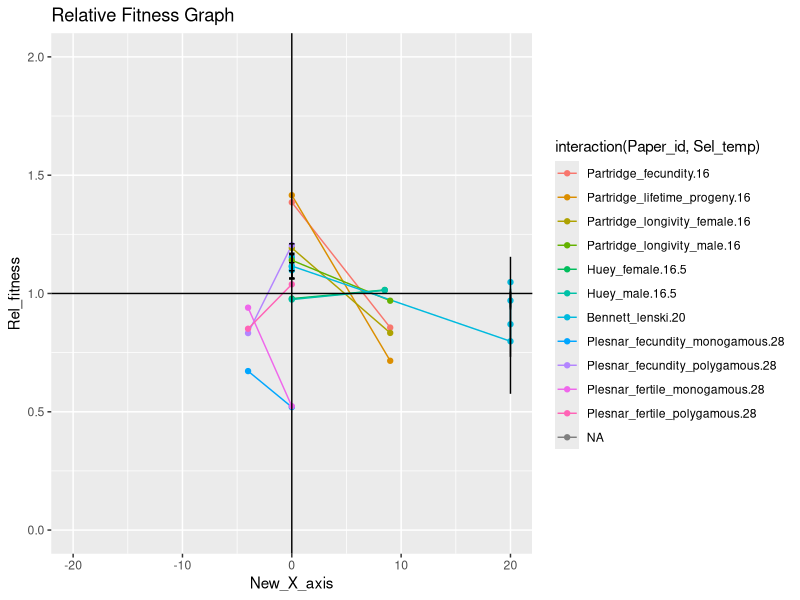

This chart was generated by the following R code:
library(ggplot2)
library(reshape)
library(dplyr)
library(ggpubr)


setwd("/home/sarthak/Documents/2020_04_01_SM_Temperature_niche_review/Graphs_and_R_codes/Two _point_papers/1_data_two_point_assay")

df1<-read.table(file="Dataframe_Bennett_lenski.txt" ,header= TRUE,sep = " ")
df2<-read.table(file="Data_frame_Huey_female.txt" ,header= TRUE,sep = " ")
df3<-read.table(file="Data_frame_Huey_male.txt" ,header= TRUE,sep = " ")
df4<-read.table(file="Dataframe_Partridge_fecundity.txt" ,header= TRUE,sep = " ")
df5<-read.table(file="Dataframe_Partridge_lifetime_progeny.txt" ,header= TRUE,sep = " ")
df6<-read.table(file="Dataframe_Partridge_longivity_female.txt" ,header= TRUE,sep = " ")
df7<-read.table(file="Dataframe_Partridge_longivity_male.txt" ,header= TRUE,sep = " ")
df8<-read.table(file="Dataframe_Plesnar_fecundity_monogamous.txt" ,header= TRUE,sep = " ")
df9<-read.table(file="Dataframe_Plesnar_fecundity_polygamous.txt" ,header= TRUE,sep = " ")
df10<-read.table(file="Data_frame_Plesnar_fertile_monogamous.txt" ,header= TRUE,sep = " ")
df11<-read.table(file="Dataframe_Plesnar_fertile_polygamous.txt" ,header= TRUE,sep = " ")


df8<-rbind(df1,df2,df3,df4,df5,df6,df7,df8,df9,df10,df11)
#df8 %>% replace_na(list(x = 0, y = "unknown"))
#df8$Replicate[is.na(df8$Replicate), ] <- 0

a<- ggplot(df8, aes(x=New_X_axis, y=Rel_fitness,fill= )) +
  geom_line(aes(group=interaction(Paper_id,Sel_temp), color=interaction(Paper_id,Sel_temp))) +geom_point(aes(color=interaction(Paper_id,Sel_temp)))+
  ggtitle("Relative Fitness Graph	")+
  geom_errorbar(aes(ymin=Rel_fitness-CI, ymax=Rel_fitness+CI,), width=.5)+
  geom_hline(yintercept=1)+geom_vline(xintercept=0)+xlim(-20, 20)+ylim(0,2)
#              position=position_dodge(.9) +geom_point()

print(a)
